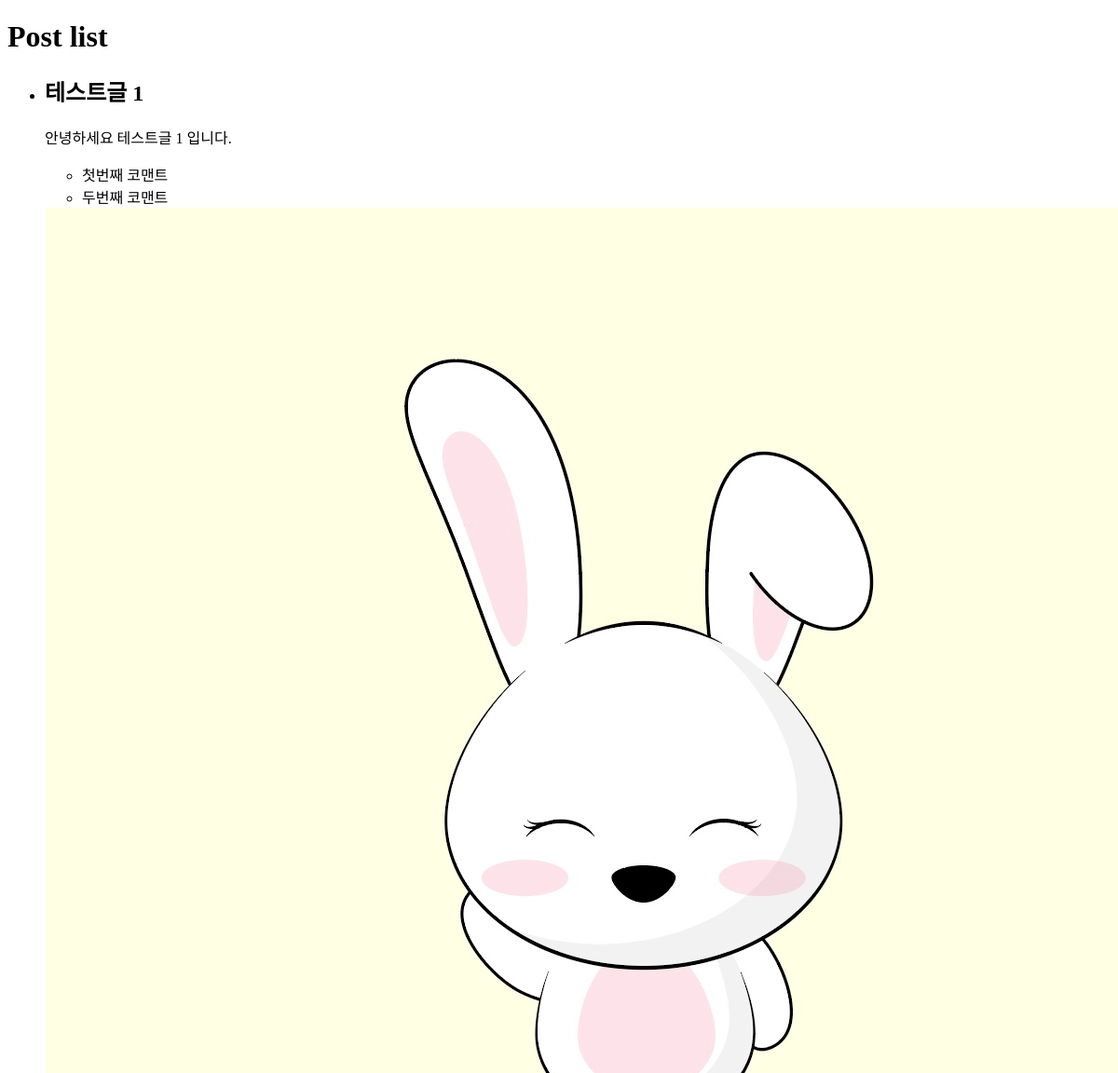
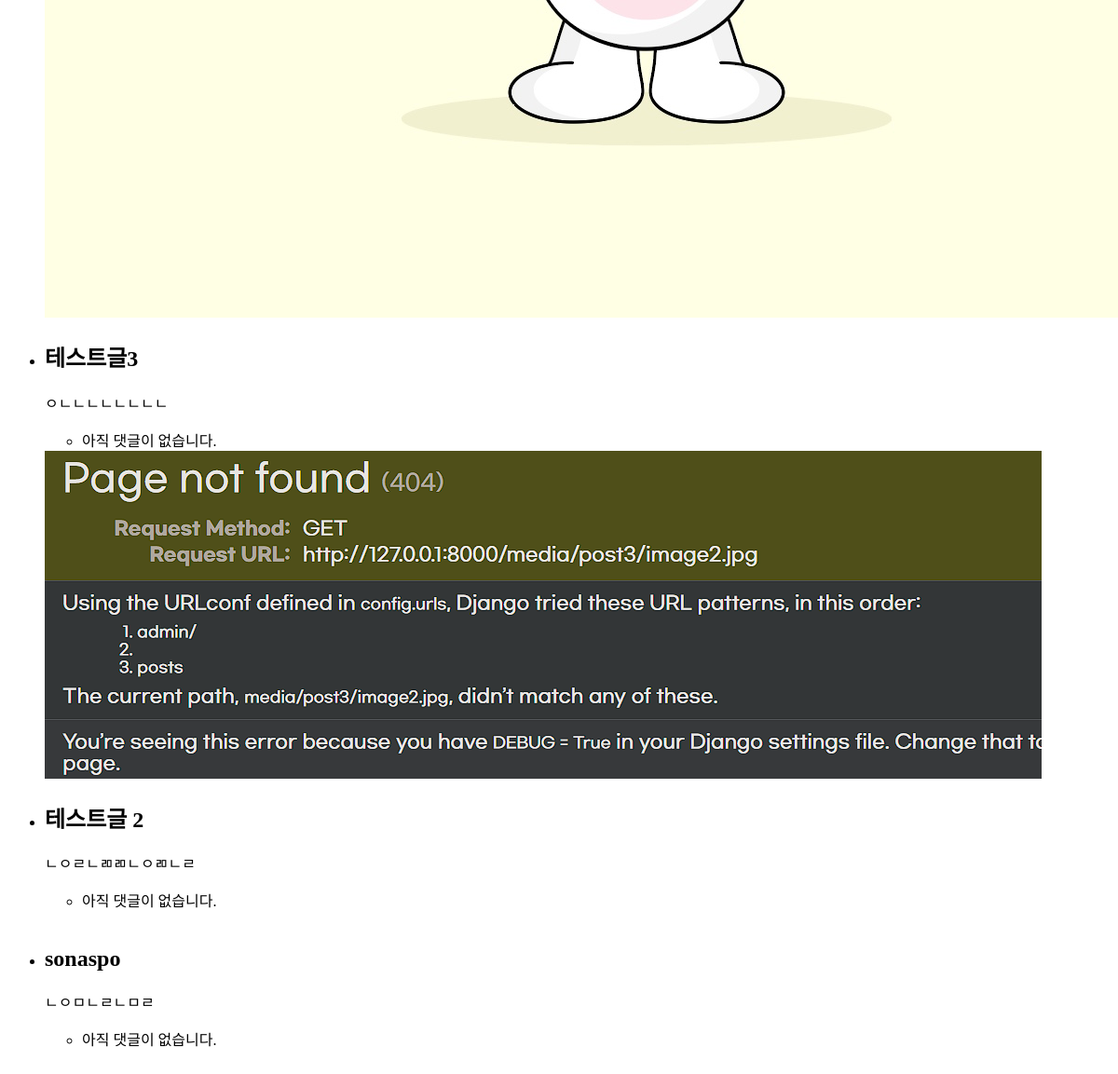
/posts/, run on an earlier commit of the app's database (2 pictures, top to bottom).
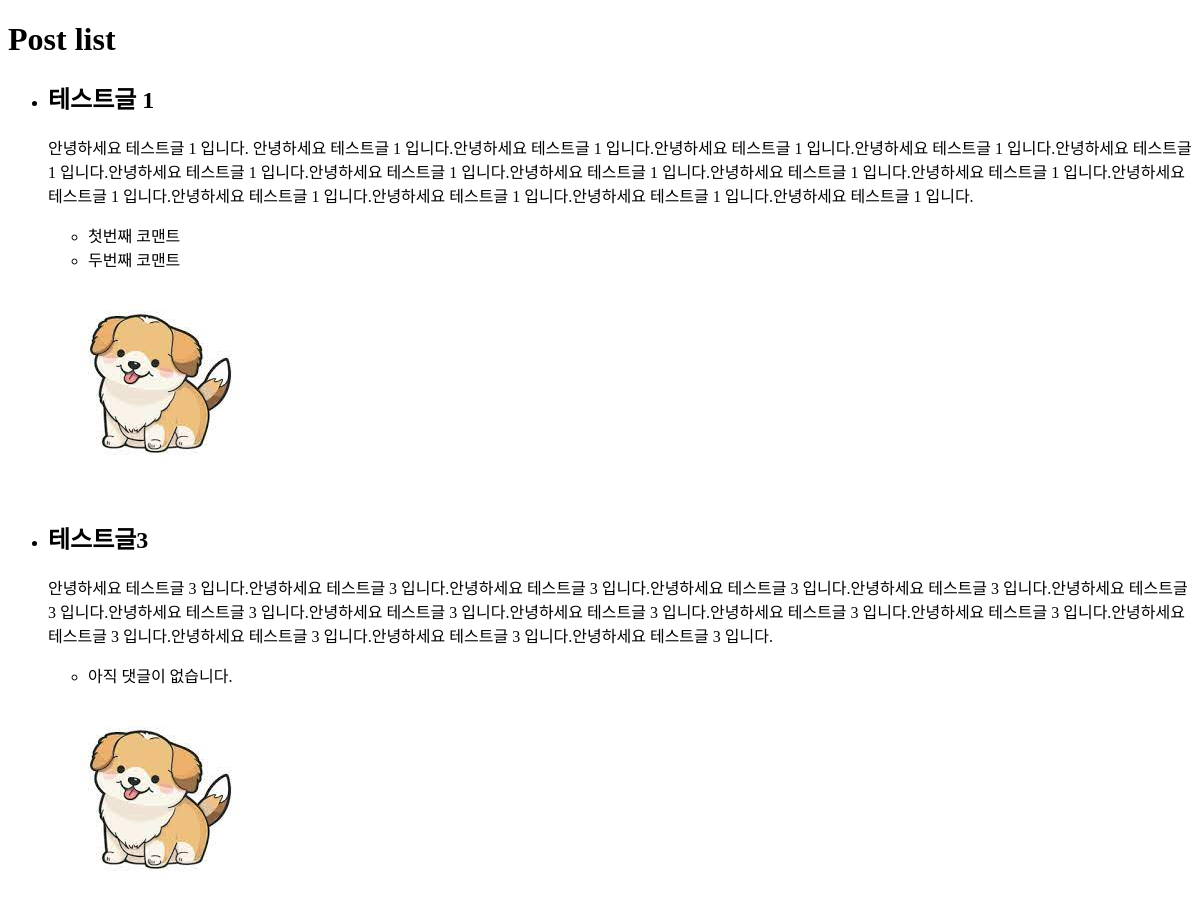
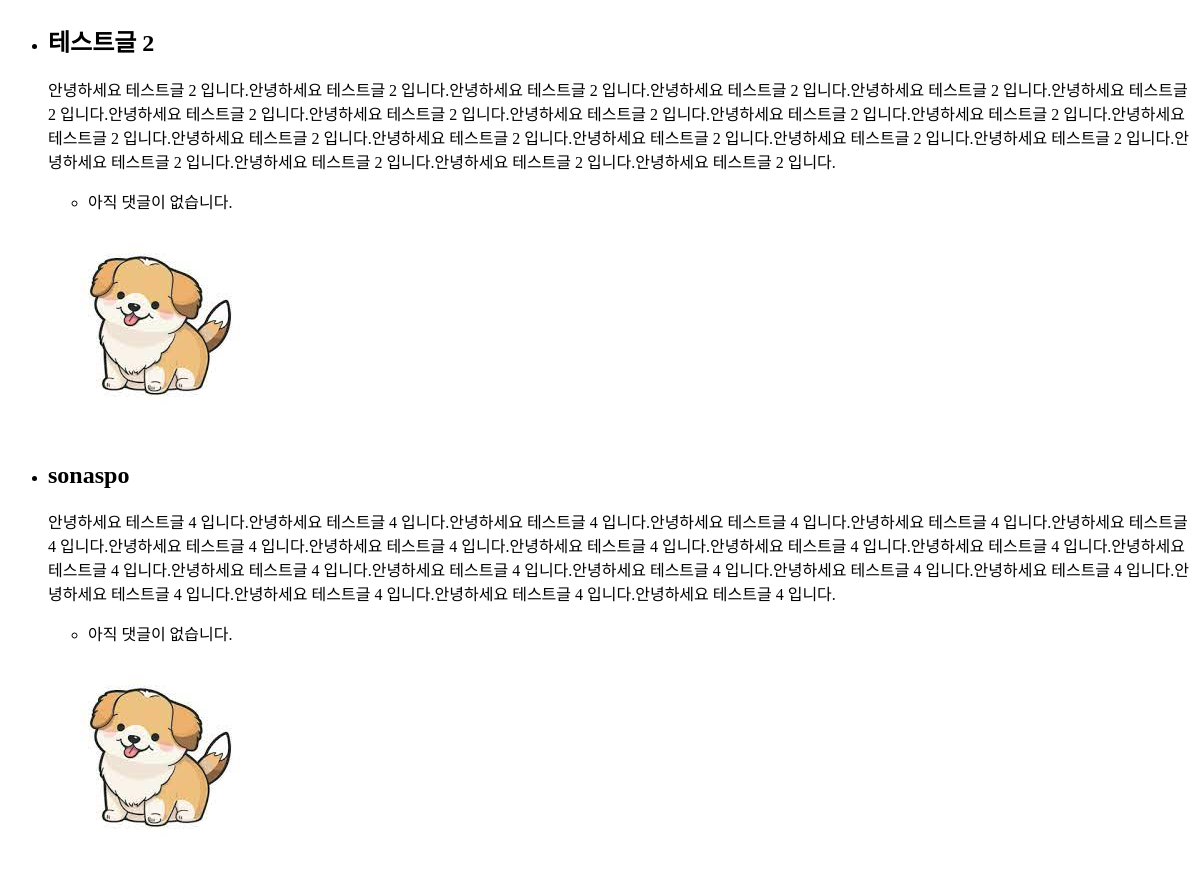
And on a later commit of the database (2 pictures, top to bottom).
### blog/models.py (models this page shows, shortened)
class Post(models.Model):
    title = models.CharField('포스트 제목', max_length=100)
    content = models.TextField('포스트 내용')
    thumbnail = models.ImageField('썸네일 이미지', upload_to='post', blank=True)

### blog/views.py (the view)
# urls.py: path("posts/", post_list),
def post_list(request):
    posts = Post.objects.all()
    context = {
        'posts':posts,
    }
    return render(request, 'post_list.html', context)

### templates/post_list.html
<!doctype html>
<html lang="ko">
    <body>
        <h1>Post list</h1>
        <ul>
           {% for post in posts %}
                <li>
                    <h2>{{ post.title }}</h2>
                    <p>{{ post.content }}</p>
                    <ul>
                        {% for comment in post.comment_set.all %}
                            <li>{{ comment.content }}</li>
                        {% empty %}
                            <li>아직 댓글이 없습니다.</li>
                        {% endfor %}
                    </ul>
                    {% if post.thumbnail %}
                        <img src="{{ post.thumbnail.url }}" alt="" />
                    {% else %}
                        <img src="" alt="" />
                    {% endif %}
                </li>
           {% endfor %}
        </ul>
    </body>
</html>

What changed in the data, as far as the page shows it:
changed Post "테스트글 1": content "안녕하세요 테스트글 1 입니다." → "안녕하세요 테스트글 1 입니다. 안녕하세요 테스트글 1 입니다.안녕하세요 테스트글 1 입니다.안녕하세요 테스트글 1 입니다.안녕하세요 테스트글 1 입니다.안녕하세요 테스트글 1 입니다.안녕하세요 테스트글 1 입니다.안녕하세요 테스트글 1 입니다.안녕하세요 테스트글 1 입니다.안녕하세요 테스트글 1 입니다.안녕하세요 테스트글 1 입니다.안녕하세요 테스트글 1 입니다.안녕하세요 테스트글 1 입니다.안녕하세요 테스트글 1 입니다.안녕하세요 테스트글 1 입니다.안녕하세요 테스트글 1 입니다."; thumbnail: a different picture
changed Post "테스트글3": content "ㅇㄴㄴㄴㄴㄴㄴㄴㄴ" → "안녕하세요 테스트글 3 입니다.안녕하세요 테스트글 3 입니다.안녕하세요 테스트글 3 입니다.안녕하세요 테스트글 3 입니다.안녕하세요 테스트글 3 입니다.안녕하세요 테스트글 3 입니다.안녕하세요 테스트글 3 입니다.안녕하세요 테스트글 3 입니다.안녕하세요 테스트글 3 입니다.안녕하세요 테스트글 3 입니다.안녕하세요 테스트글 3 입니다.안녕하세요 테스트글 3 입니다.안녕하세요 테스트글 3 입니다.안녕하세요 테스트글 3 입니다.안녕하세요 테스트글 3 입니다."; thumbnail: a different picture
changed Post "테스트글 2": content "ㄴㅇㄹㄴㄻㄻㄴㅇㄻㄴㄹ" → "안녕하세요 테스트글 2 입니다.안녕하세요 테스트글 2 입니다.안녕하세요 테스트글 2 입니다.안녕하세요 테스트글 2 입니다.안녕하세요 테스트글 2 입니다.안녕하세요 테스트글 2 입니다.안녕하세요 테스트글 2 입니다.안녕하세요 테스트글 2 입니다.안녕하세요 테스트글 2 입니다.안녕하세요 테스트글 2 입니다.안녕하세요 테스트글 2 입니다.안녕하세요 테스트글 2 입니다.안녕하세요 테스트글 2 입니다.안녕하세요 테스트글 2 입니다.안녕하세요 테스트글 2 입니다.안녕하세요 테스트글 2 입니다.안녕하세요 테스트글 2 입니다.안녕하세요 테스트글 2 입니다.안녕하세요 테스트글 2 입니다.안녕하세요 테스트글 2 입니다.안녕하세요 테스트글 2 입니다."; thumbnail: picture added
changed Post "sonaspo": content "ㄴㅇㅁㄴㄹㄴㅁㄹ" → "안녕하세요 테스트글 4 입니다.안녕하세요 테스트글 4 입니다.안녕하세요 테스트글 4 입니다.안녕하세요 테스트글 4 입니다.안녕하세요 테스트글 4 입니다.안녕하세요 테스트글 4 입니다.안녕하세요 테스트글 4 입니다.안녕하세요 테스트글 4 입니다.안녕하세요 테스트글 4 입니다.안녕하세요 테스트글 4 입니다.안녕하세요 테스트글 4 입니다.안녕하세요 테스트글 4 입니다.안녕하세요 테스트글 4 입니다.안녕하세요 테스트글 4 입니다.안녕하세요 테스트글 4 입니다.안녕하세요 테스트글 4 입니다.안녕하세요 테스트글 4 입니다.안녕하세요 테스트글 4 입니다.안녕하세요 테스트글 4 입니다.안녕하세요 테스트글 4 입니다.안녕하세요 테스트글 4 입니다."; thumbnail: picture added
